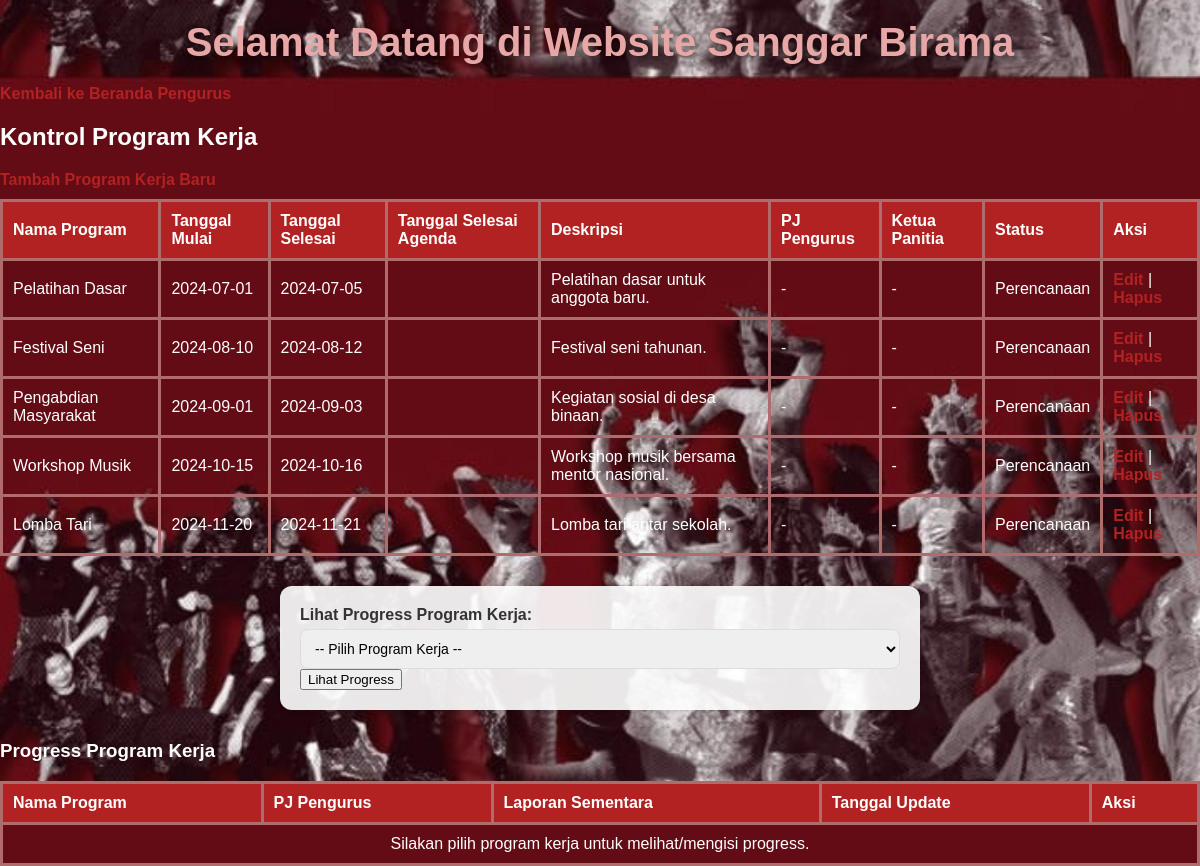
/app/views/kontrol_program.php (signed in), run on an earlier commit of the app's database.
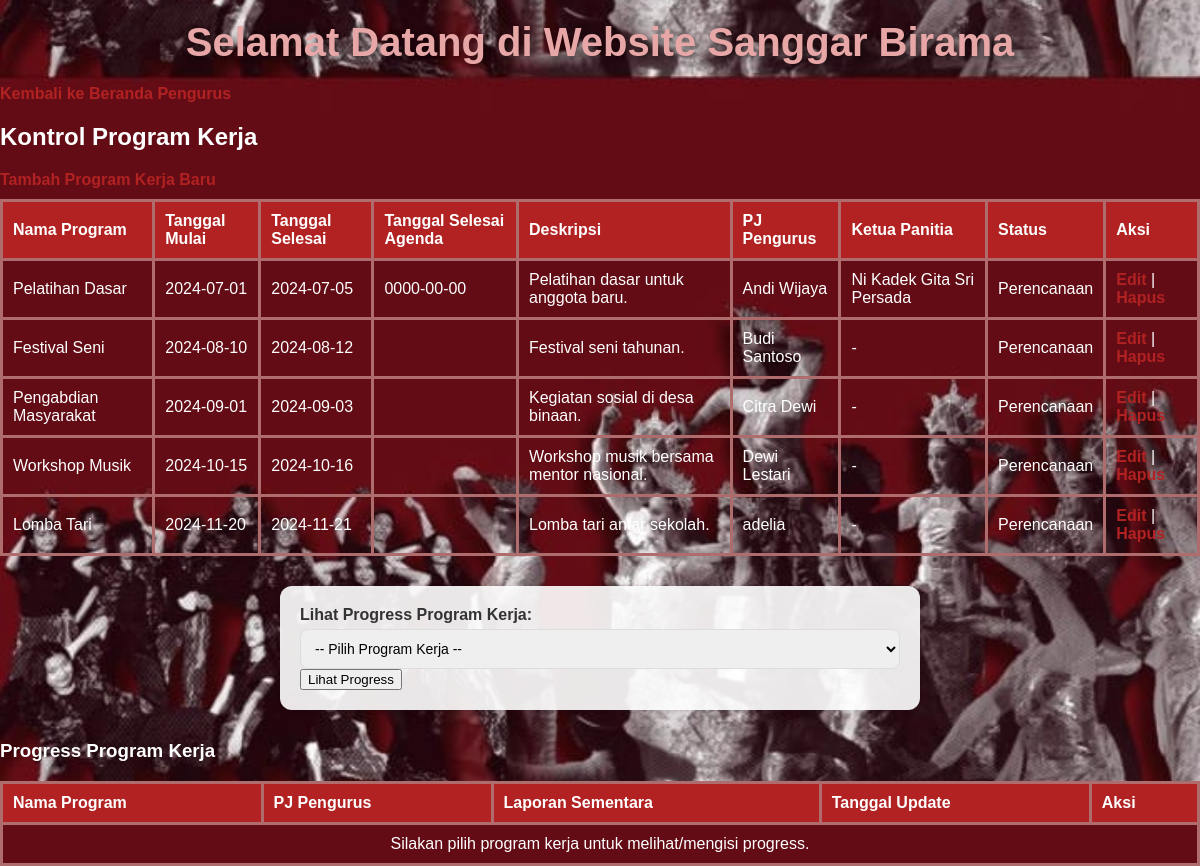
And on a later commit of the database.
### tables this page shows
CREATE TABLE `program_kerja` (
  `id` int(11) NOT NULL,
  `nama_program` varchar(255) NOT NULL,
  `tanggal_mulai` date NOT NULL,
  `tanggal_selesai` date NOT NULL,
  `deskripsi` text DEFAULT NULL,
  `pj_pengurus` int(11) DEFAULT NULL,
  `ketua_panitia` int(11) DEFAULT NULL,
  `status` varchar(50) DEFAULT NULL,
  `tanggal_selesai_agenda` date DEFAULT NULL
);

CREATE TABLE `pengurus` (
  `id_pengurus` int(11) NOT NULL,
  `nama_pengurus` text NOT NULL,
  `nim` varchar(20) NOT NULL,
  `angkatan` int(10) NOT NULL,
  `jabatan` text NOT NULL,
  `kontak` int(20) NOT NULL
);

CREATE TABLE `anggota` (
  `id` int(11) NOT NULL,
  `nama` varchar(100) NOT NULL,
  `nra` varchar(20) NOT NULL,
  `angkatan` int(4) NOT NULL,
  `user_id` int(11) NOT NULL
);

### app/views/kontrol_program.php (the view, shortened to what this page needs)
<?php
require_once __DIR__ . '/../config/config.php';
$stmt = $mysqli->prepare("
    SELECT pk.id, pk.nama_program, pk.tanggal_mulai, pk.tanggal_selesai, pk.deskripsi,
           pk.pj_pengurus, pengurus.nama_pengurus,
           pk.ketua_panitia, anggota.nama AS nama_ketua,
           pk.status, pk.tanggal_selesai_agenda
    FROM program_kerja pk
    LEFT JOIN pengurus ON pk.pj_pengurus = pengurus.id_pengurus
    LEFT JOIN anggota ON pk.ketua_panitia = anggota.id
");
$stmt->execute();
$program_result = $stmt->get_result();
$filter_program = isset($_GET['filter_program']) ? intval($_GET['filter_program']) : 0;
$progress_sql = "
    SELECT p.id, p.id_program, pk.nama_program, p.laporan, p.tanggal_update, pengurus.nama_pengurus
    FROM progress_proker p
    JOIN program_kerja pk ON p.id_program = pk.id
    LEFT JOIN pengurus ON pk.pj_pengurus = pengurus.id_pengurus
";
$progress_sql .= " ORDER BY p.tanggal_update DESC";
$progress_result = $mysqli->query($progress_sql);
?>
<?php include __DIR__ . '/header.php'; ?>
<a href="beranda_pengurus.php">Kembali ke Beranda Pengurus</a>
<h2>Kontrol Program Kerja</h2>
<a href="tambah_program.php">Tambah Program Kerja Baru</a>
<table border="1">
    <tr>
        <th>Nama Program</th>
        <th>Tanggal Mulai</th>
        <th>Tanggal Selesai</th>
        <th>Tanggal Selesai Agenda</th>
        <th>Deskripsi</th>
        <th>PJ Pengurus</th>
        <th>Ketua Panitia</th>
        <th>Status</th>
        <th>Aksi</th>
    </tr>
    <?php while ($program = $program_result->fetch_assoc()) { ?>
        <tr>
            <td><?= htmlspecialchars($program["nama_program"]); ?></td>
            <td><?= htmlspecialchars($program["tanggal_mulai"]); ?></td>
            <td><?= htmlspecialchars($program["tanggal_selesai"]); ?></td>
            <td><?= htmlspecialchars($program["tanggal_selesai_agenda"]); ?></td>
            <td><?= htmlspecialchars($program["deskripsi"]); ?></td>
            <td><?= htmlspecialchars($program["nama_pengurus"] ?? '-'); ?></td>
            <td><?= htmlspecialchars($program["nama_ketua"] ?? '-'); ?></td>
            <td>
                <?php if (strtolower($program["status"]) == "on progress") { ?>
                    <a href="#progress-proker" style="color:green;">On Progress</a>
                <?php } else { ?>
                    <?= htmlspecialchars($program["status"]); ?>
                <?php } ?>
            </td>
            <td>
                <a href="edit_program.php?id=<?= $program["id"]; ?>">Edit</a> |
                <a href="hapus_program.php?id=<?= $program["id"]; ?>" onclick="return confirm('Yakin ingin menghapus program ini?');">Hapus</a>
            </td>
        </tr>
    <?php } ?>
</table>
<form method="GET" action="#progress-proker" style="margin-top:30px;">
    <label for="filter_program"><b>Lihat Progress Program Kerja:</b></label>
    <select name="filter_program" id="filter_program" required>
        <option value="">-- Pilih Program Kerja --</option>
    </select>
    <button type="submit">Lihat Progress</button>
</form>
<h3 id="progress-proker" style="margin-top:30px;">Progress Program Kerja</h3>
<table border="1">
    <tr>
        <th>Nama Program</th>
        <th>PJ Pengurus</th>
        <th>Laporan Sementara</th>
        <th>Tanggal Update</th>
        <th>Aksi</th>
    </tr>
    <?php
    if ($filter_program) {
        if ($progress_result && $progress_result->num_rows > 0) {
            while ($progress = $progress_result->fetch_assoc()) { ?>
                <tr>
                    <td><?= htmlspecialchars($progress["nama_program"]); ?></td>
                    <td><?= htmlspecialchars($progress["nama_pengurus"] ?? '-'); ?></td>
                    <td><?= nl2br(htmlspecialchars($progress["laporan"])); ?></td>
                    <td><?= htmlspecialchars($progress["tanggal_update"]); ?></td>
                    <td>
                        <a href="edit_progress.php?id=<?= $progress["id"]; ?>">Edit</a>
                    </td>
                </tr>
            <?php }
        } else {
            $stmt_prog = $mysqli->prepare("
                SELECT pk.nama_program, pengurus.nama_pengurus
                FROM program_kerja pk
                LEFT JOIN pengurus ON pk.pj_pengurus = pengurus.id_pengurus
                WHERE pk.id=?
            ");
            $stmt_prog->bind_param('i', $filter_program);
            $stmt_prog->execute();
            $stmt_prog->bind_result($nama_program, $nama_pengurus);
            if ($stmt_prog->fetch()) { ?>
                <tr>
                    <td><?= htmlspecialchars($nama_program); ?></td>
                    <td><?= htmlspecialchars($nama_pengurus ?? '-'); ?></td>
                    <td colspan="2" style="text-align:center;">Belum ada progress. Silakan <a href="edit_progress.php?id_program=<?= $filter_program; ?>">isi progress</a>.</td>
                    <td>
                        <a href="edit_progress.php?id_program=<?= $filter_program; ?>">Tambah Progress</a>
                    </td>
                </tr>
            <?php }
            $stmt_prog->close();
        }
    } else { ?>
        <tr>
            <td colspan="5" style="text-align:center;">Silakan pilih program kerja untuk melihat/mengisi progress.</td>
        </tr>
    <?php } ?>
</table>

### app/views/header.php (shortened to what this page needs)
<!DOCTYPE html>
<html lang="id">
<head>
    <link rel="stylesheet" href="/SI-BIRAMA/public/css/style.css">
</head>
<body>
    <div class="form-container">
        <header>
            <h1>Selamat Datang di Website Sanggar Birama</h1>
        </header>

### public/css/style.css (style rules this page uses)
body { margin: 0; font-family: Arial, sans-serif; background: linear-gradient(to bottom, #8B0000, #B22222); color: #fff; }
header { background: transparent; padding: 20px; text-align: center; color: #e8a7a7; }
header h1 { margin: 0; font-size: 2.5em; text-shadow: 2px 2px 6px rgba(0, 0, 0, 0.5); }
.form-container { padding: 20px; }
table { width: 100%; border-collapse: collapse; margin-top: 10px; }
table, th, td { border: 3px solid #af6c6c; }
th, td { padding: 10px; text-align: left; }
th { background-color: #B22222; color: white; }
a { color: #B22222; font-weight: bold; text-decoration: none; }
form { max-width: 600px; margin: 20px auto; padding: 20px; background: linear-gradient(to bottom, #ffffff, #f9f9f9); border-radius: 12px; box-shadow: 0 4px 8px rgba(0, 0, 0, 0.2); font-family: Arial, sans-serif; }
label { display: block; font-weight: bold; margin-bottom: 5px; color: #333; }
input[type="text"], input[type="email"], input[type="tel"], input[type="number"], input[type="date"], input[type="time"], textarea, select { width: 100%; padding: 10px; border: 1px solid #ddd; border-radius: 8px; font-size: 14px; font-family: Arial, sans-serif; box-sizing: border-box; transition: all 0.3s ease; }
.form-container { position: relative; width: 100%; height: auto; min-height: 100vh; padding: 0; background-image: url("/SI-BIRAMA/public/images/background2.jpg"); background-size: cover; background-position: center; background-repeat: repeat; border-radius: 0; box-shadow: none; }
form { background: rgba(255, 255, 255, 0.9); padding: 20px; border-radius: 12px; box-shadow: 0 2px 4px rgba(0, 0, 0, 0.1); max-width: 600px; margin: 20px auto; }

What changed in the data, as far as the page shows it:
changed program_kerja "Pelatihan Dasar": tanggal_selesai_agenda (not shown) → "0000-00-00"; pj_pengurus.nama_pengurus "-" → "Andi Wijaya"; ketua_panitia.nama "-" → "Ni Kadek Gita Sri Persada"
changed program_kerja "Festival Seni": pj_pengurus.nama_pengurus "-" → "Budi Santoso"
changed program_kerja "Pengabdian Masyarakat": pj_pengurus.nama_pengurus "-" → "Citra Dewi"
changed program_kerja "Workshop Musik": pj_pengurus.nama_pengurus "-" → "Dewi Lestari"
changed program_kerja "Lomba Tari": pj_pengurus.nama_pengurus "-" → "adelia"
